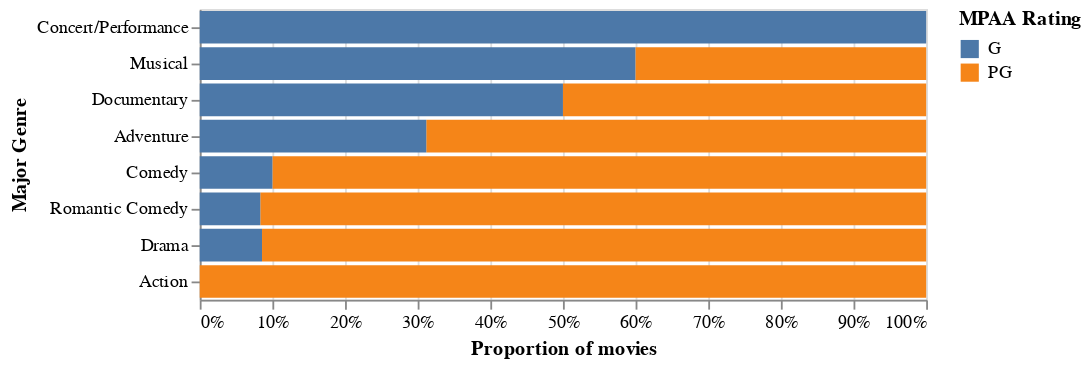

Notebook cell for this chart:
### Code cell
sort_order = ['Concert/Performance', 'Musical', 'Documentary', 'Adventure', 
              'Comedy', 'Romantic Comedy', 'Drama',  'Action']
alt.Chart(movies_df[movies_df['MPAA Rating'].isin(['G', 'PG'])]).mark_bar().encode(
    alt.X('count()', stack='normalize', title='Proportion of movies'),
    alt.Y('Major Genre', sort=sort_order),
    alt.Color('MPAA Rating'),
    alt.Order('MPAA Rating'))

### Figure 1 — Vega-Lite specification as saved in the notebook (floating-point values rounded to 4 significant figures; data arrays with more than 128 entries replaced by an {"elided": "..."} marker saying what was removed)
{"usermeta": {"embedOptions": {"theme": "fivethirtyeight"}}, "config": {"view": {"continuousWidth": 400, "continuousHeight": 300}}, "data": {"name": "data-9d983917ab0c4a29b0143a011882e41a"}, "mark": "bar", "encoding": {"color": {"field": "MPAA Rating", "type": "nominal"}, "order": {"field": "MPAA Rating", "type": "nominal"}, "x": {"aggregate": "count", "stack": "normalize", "title": "Proportion of movies", "type": "quantitative"}, "y": {"field": "Major Genre", "sort": ["Concert/Performance", "Musical", "Documentary", "Adventure", "Comedy", "Romantic Comedy", "Drama", "Action"], "type": "nominal"}}, "$schema": "https://vega.github.io/schema/vega-lite/v4.17.0.json", "datasets": {"data-9d983917ab0c4a29b0143a011882e41a": {"elided": "241 records"}}}
